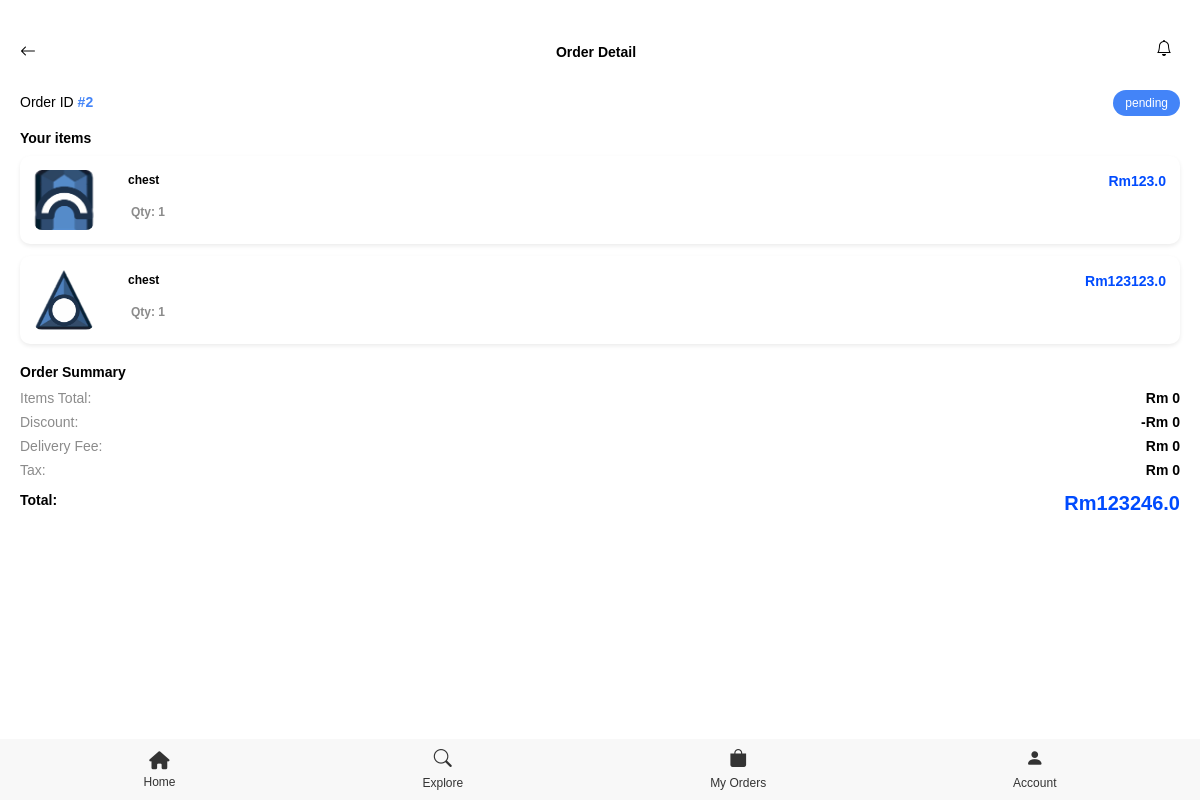
The page /order/2 (signed in) on the database its author committed.
### app.py (models this page shows, shortened)
class Transaction(db.Model):
    __tablename__ = 'transaction'
    id = db.Column(db.Integer, primary_key=True)
    buyer_id = db.Column(db.Integer, db.ForeignKey('user.id'), nullable=False)
    seller_id = db.Column(db.Integer, db.ForeignKey('user.id'), nullable=False)
    type = db.Column(db.String(50), nullable=False)  # 'purchase', 'borrow', 'trade', 'donation'
    status = db.Column(db.String(50), default="pending")  # e.g. 'pending', 'approved', 'completed'
    date = db.Column(db.DateTime, default=datetime.utcnow)
    transaction_id = db.Column(db.Integer, db.ForeignKey('transaction.id'), nullable=True)
    items = db.relationship('TransactionItem', backref='transaction', lazy=True)

class TransactionItem(db.Model):
    __tablename__ = 'transaction_item'
    id = db.Column(db.Integer, primary_key=True)
    transaction_id = db.Column(db.Integer, db.ForeignKey('transaction.id'), nullable=False)
    listing_id = db.Column(db.Integer, db.ForeignKey('listing.id'), nullable=False)
    quantity = db.Column(db.Integer, default=1)
    listing = db.relationship('Listing', backref='transaction_items')
    role = db.Column(db.String(20), nullable=False)  # 'given' or 'received'
    quantity = db.Column(db.Integer, default=1)
    listing = db.relationship('Listing', backref='transaction_items')

class Listing(db.Model):
    id = db.Column(db.Integer, primary_key=True)
    title = db.Column(db.String(200), nullable=False)
    description = db.Column(db.Text, nullable=True)
    condition = db.Column(db.Text, nullable=True)
    brand = db.Column(db.Text, nullable=True)
    dimensionSize = db.Column(db.Text, nullable=True)
    color = db.Column(db.Text, nullable=True)
    shippingOptions = db.Column(db.Text, nullable=True)
    status = db.Column(db.String(50), nullable=False)
    owner_id = db.Column(db.Integer, db.ForeignKey('user.id'), nullable=False)
    image_filename = db.Column(db.String(255), nullable=True)
    category = db.Column(db.String(100), nullable=True)
    price = db.Column(db.Float, nullable=False)
    owner = db.relationship('User', backref='listings')

### app.py (the view)
@app.route('/order/<order_id>',endpoint='order_detail')
def order_detail(order_id):
    order=Transaction.query.get(order_id)
    total_price=0
    for item in order.items:
        total_price=total_price+item.listing.price
    return render_template('order_detail.html', order=order,total_price=total_price)

### templates/order_detail.html (shortened to what this page needs)
<!DOCTYPE html>
<html lang="en">
<head>
    <link rel="stylesheet" href="{{ url_for('static', filename='stylesheets/order_detail.css') }}">
    <link rel="stylesheet" href="https://cdnjs.cloudflare.com/ajax/libs/font-awesome/6.4.0/css/all.min.css">
    <link rel="stylesheet" href="https://cdn.jsdelivr.net/npm/bootstrap-icons@1.10.5/font/bootstrap-icons.css">
</head>
<body>
    <div class="top-bar-container">
        <div class="leftarrowicon" onclick="history.back()" style="cursor: pointer;">
        <i class="bi bi-arrow-left"></i>
        </div>
        <div class="header-text">Order Detail</div>
        <div class="icon">
            <div class="notify" onclick="window.location.href='/notification'">
                <i class="bi bi-bell"></i>
            </div>
        </div>
    </div>
    <div class="order-detail">
        <div class="order-id">
            <div class="left">
                Order ID <span class="order-number">#{{ order.id }}</span>
            </div>
            <div class="right">
                <span class="status {{ order.status | lower | replace(' ', '-') }}">{{ order.status }}</span>
            </div>
        </div>
       <div class="items">
            <h1>Your items</h1>
            {% for item in order.items %}
            <div class="item">
                <img src="{{ url_for('static', filename='uploads/' ~ item.listing.image_filename) }}" alt="{{ item.name }}">
                <div class="item-details">
                    <div class="item-name-price">
                        <h2>{{ item.listing.title }}</h2>
                        <h3>Rm{{ item.listing.price }}</h3>
                    </div>
                    <h4>Qty: 1</h4>
                </div>
            </div>
            {% endfor %}
        </div>
        <div class="summary">
            <h1>Order Summary</h1>
            <p data-label="Items Total:"><span>Rm 0</span></p>
    <p data-label="Discount:"><span>-Rm 0</span></p>
    <p data-label="Delivery Fee:"><span>Rm 0</span></p>
    <p data-label="Tax:"><span>Rm 0</span></p>
            <h3 class="total">Total: <span>Rm{{ total_price }}</span></h3>
        </div>
    </div>
    <div class="navigation-bar-container">
        <div class="home-icon" onclick="window.location.href='/homepage'">
            <i class="fa fa-home" aria-hidden="true"></i>
            <span class="home-text">Home</span>
        </div>
        <div class="explore-icon" onclick="window.location.href='#'">
            <i class="bi bi-search"></i>
            <span class="explore-text">Explore</span>
        </div>
        <div class="order-icon" onclick="window.location.href='/myorders'">
            <i class="bi bi-bag-fill"></i>
            <span class="order-text">My Orders</span>
        </div>
        <div class="account-icon" onclick="window.location.href='/myaccount'">
            <i class="bi bi-person-fill"></i>
            <span class="account-text">Account</span>
        </div>
    </div>
</body>
</html>

### static/stylesheets/order_detail.css (style rules this page uses)
* { box-sizing: border-box; }
body { margin: 0; padding: 0; font-family: 'Prompt', sans-serif; overflow-x: hidden; max-width: 100vw; }
.top-bar-container { display: flex; justify-content: space-between; align-items: center; padding: 10px 20px; margin-top: 30px; }
.header-text { font-weight: bold; font-size: 14px; }
.icon { display: flex; gap: 5px; }
.cart, .notify { width: 24px; height: 24px; }
h1 { margin: 0; font-size: 14px; margin-bottom: 10px; }
h4 { font-size: 12px; margin-bottom: 8px; margin-left: 15px; text-decoration: none; color: #8B8B8B; }
p { font-size: 12px; }
.order-detail { padding: 20px; }
.order-id { display: flex; justify-content: space-between; align-items: center; font-size: 14px; margin-bottom: 20px; }
.order-number { color: #4384f8; font-weight: 600; }
.status { background-color: #4384f8; color: white; padding: 6px 12px; border-radius: 20px; font-size: 12px; }
.item { display: flex; align-items: flex-start; gap: 10px; margin-bottom: 15px; }
.items .item { display: flex; justify-content: space-between; align-items: center; background-color: #ffffff; border-radius: 10px; padding: 14px; margin-bottom: 12px; box-shadow: 0 2px 4px rgba(0,0,0,0.08); }
.items .item img { width: 60px; height: 60px; object-fit: cover; border-radius: 8px; }
.items .item div { flex: 1; margin-left: 12px; }
.item-name-price { display: flex; justify-content: space-between; align-items: flex-start; gap: 10px; flex-wrap: nowrap; }
.item-name-price h2 { font-size: 12px; margin: 0; flex: 1; word-wrap: break-word; overflow-wrap: break-word; }
.item-name-price h3 { margin: 0; font-size: 14px; white-space: nowrap; color: #004BFE; }
.shipping, .payment, .delivery-options, .summary { margin-top: 20px; }
.summary p { display: flex; justify-content: space-between; font-size: 14px; margin: 4px 0; }
.summary h3.total { display: flex; justify-content: flex-start; font-weight: bold; font-size: 14px; color: #000; }
.summary p { display: flex; justify-content: flex-start; font-size: 14px; margin: 8px 0; color: #8B8B8B; }
.summary p span { margin-left: auto; color: #000; font-weight: bold; font-size: 14px; }
.summary p::before { content: attr(data-label); padding-right: 80px; white-space: nowrap; font-weight: normal; color: #8B8B8B; flex-shrink: 0; }
.summary p { position: relative; color: transparent; }
.summary h3.total span { margin-left: auto; color: #004BFE; font-weight: bold; font-size: 20px; }
.navigation-bar-container { display: flex; justify-content:space-around; align-items: center; padding: 10px 20px; background-color: #f8f8f8; position: fixed; bottom: 0; left: 0; right: 0; z-index: 1000; }
.navigation-bar-container > div { display: flex; flex-direction: column; align-items: center; font-size: 12px; font-family: "Prompt", sans-serif; color: #333; }
.navigation-bar-container i { font-size: 18px; }
.navigation-bar-container span { margin-top: 6px; }
.order-detail { padding: 20px; padding-bottom: 80px; }

### rows shown on the page
Transaction: id "2", status "pending"
TransactionItem: image_filename (picture), listing "chest", listing.price "123.0"
TransactionItem: image_filename (picture), listing "chest", listing.price "123123.0"

### other values the page prints
{{ total_price }} "123246.0"
